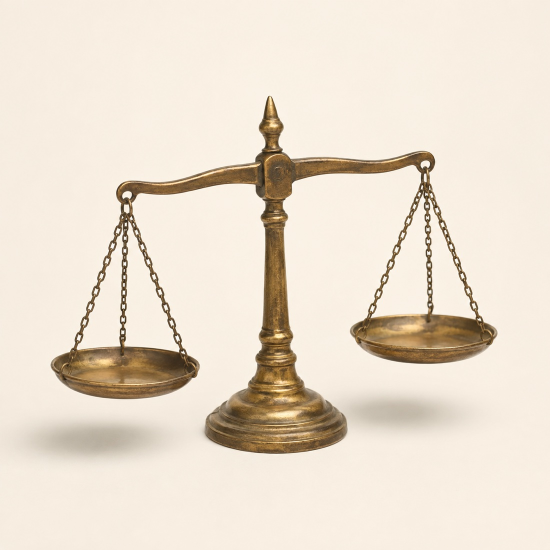
#> input picture assets/img/balance.jpg, 1100 x 1100 px (shown at 1/2 size)
$ python -i cutout.py   (imports and definitions only)
#> lines starting #> are read from the running program, lines starting #| are printed output that depends on the picture
#> in cut, im is the input picture: PIL image 1100x1100 RGB; mean R, G, B 233.5, 221.7, 206.6
# -*- coding: utf-8 -*-
"""
Turn the generated specimen renders into free-floating PNGs.

The renders come back on a lit plate that is rarely one flat colour: most have
a soft vignette. Keying against a single sampled colour leaves a visible
rectangle, so we estimate the plate as a smooth surface from the border pixels
(a Coons-style blend of the four edges) and key each pixel against its own
local background. The soft contact shadow survives as partial alpha.

Usage:  python3 build/cutout.py [source_dir]
Reads   assets/img/_raw/*.png   ->   assets/img/<name>.png
"""
import sys
from pathlib import Path
import numpy as np
from PIL import Image, ImageFilter

ROOT = Path(__file__).resolve().parent.parent
SRC = Path(sys.argv[1]) if len(sys.argv) > 1 else ROOT / "assets" / "img" / "_raw"
OUT = Path(sys.argv[2]) if len(sys.argv) > 2 else ROOT / "assets" / "img"

NEAR = 9.0     # within this distance of the local plate colour: transparent
FAR  = 42.0    # beyond it: fully opaque
MAXPX = 900    # longest side of the finished cutout


def background_model(a):
    """Smooth estimate of the plate, blended from the four border strips."""
    h, w, _ = a.shape
#> h = 1100; w = 1100
    s = max(2, min(h, w) // 120)                 # strip thickness
#> s = 9
    left   = a[:, :s].mean(axis=1)               # (h,3) colour down the left edge
#> left = 1100 rows, first 8: [245.8, 235.8, 223.8], [245.8, 235.8, 223.8], [245.9, 235.9, 223.9], [245.9, 235.9, 223.9], [246.2, 236.2, 224.2], [246.1, 236.1, 224.1], [246.2, 236.2, 224.2], [246.4, 236.4, 224.4]
    right  = a[:, -s:].mean(axis=1)
#> right = 1100 rows, first 8: [246.8, 236.8, 224.8], [246.4, 236.4, 224.4], [246.4, 236.4, 224.4], [246, 236, 224], [246.4, 236.4, 224.4], [247, 237, 225], [247, 237, 225], [246.1, 236.1, 224.1]
    top    = a[:s, :].mean(axis=0)               # (w,3) colour across the top
#> top = 1100 rows, first 8: [245.8, 235.8, 223.8], [245.7, 235.7, 223.7], [245.4, 235.4, 223.4], [245.9, 235.9, 223.9], [245.9, 235.9, 223.9], [246, 236, 224], [246.1, 236.1, 224.1], [246.4, 236.4, 224.4]
    bottom = a[-s:, :].mean(axis=0)
#> bottom = 1100 rows, first 8: [246, 238, 227], [245.9, 237.9, 226.9], [246, 238, 227], [245.7, 237.7, 226.7], [245.6, 237.6, 226.3], [245.4, 237.4, 226.2], [245.9, 237.9, 226.2], [246, 238, 226.3]

    ys = (np.arange(h) / max(h - 1, 1)).reshape(h, 1, 1)
#> ys = 1100 values from 0 to 1
    xs = (np.arange(w) / max(w - 1, 1)).reshape(1, w, 1)
#> xs = 1100 values from 0 to 1

    horiz = left.reshape(h, 1, 3) * (1 - xs) + right.reshape(h, 1, 3) * xs
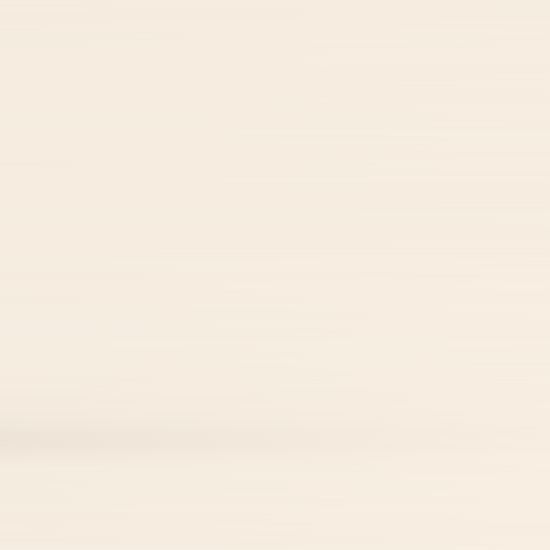
#> horiz: shape (1100, 1100, 3) float64 (shown at 1/2 size); mean of channels 0, 1, 2 246.5, 236.9, 224.8; drawn as R, G, B
    vert  = top.reshape(1, w, 3) * (1 - ys) + bottom.reshape(1, w, 3) * ys
    # corner term keeps the two ruled surfaces from double counting
    c = (a[:s, :s].mean(axis=(0, 1)), a[:s, -s:].mean(axis=(0, 1)),
         a[-s:, :s].mean(axis=(0, 1)), a[-s:, -s:].mean(axis=(0, 1)))
#> c = ([246, 236, 224], [246.5, 236.5, 224.5], [245.7, 237.7, 226.4], [248.4, 238.4, 226.3])
    corners = (c[0] * (1 - xs) * (1 - ys) + c[1] * xs * (1 - ys) +
               c[2] * (1 - xs) * ys + c[3] * xs * ys)
    return horiz + vert - corners


def cut(path):
    im = Image.open(path).convert("RGB")
    a = np.asarray(im).astype(np.float32)
    bg = background_model(a)

    d = np.sqrt(((a - bg) ** 2).sum(axis=2))
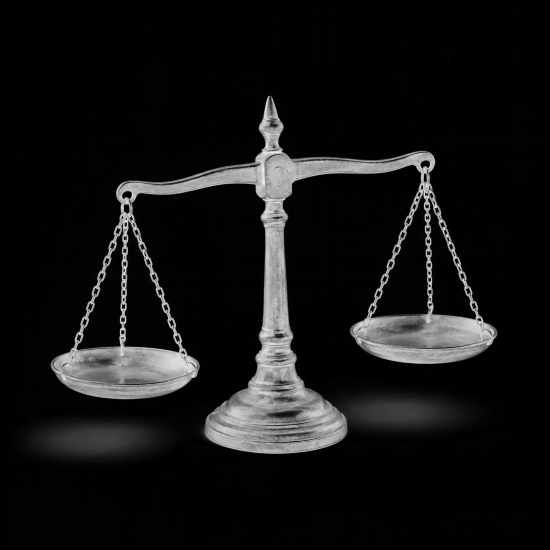
#> d: shape (1100, 1100) float64 (shown at 1/2 size); min 0.00134, max 388.4, mean 31.6; drawn with min black and max white
    alpha = np.clip((d - NEAR) / (FAR - NEAR), 0, 1) * 255
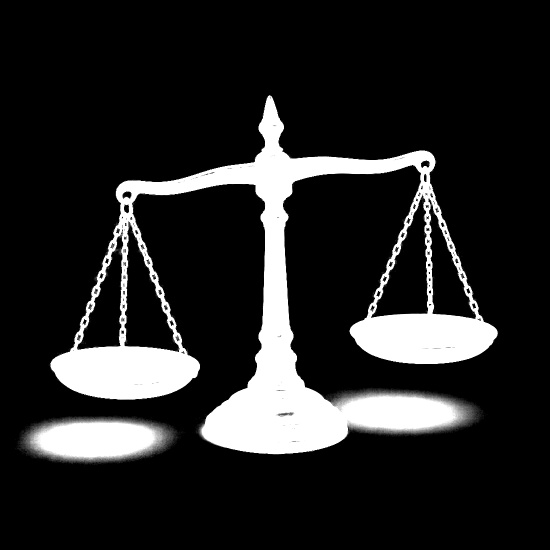
#> alpha: shape (1100, 1100) float64 (shown at 1/2 size); min 0, max 255, mean 38.5
    am = Image.fromarray(alpha.astype(np.uint8), "L").filter(ImageFilter.GaussianBlur(0.7))

    out = im.convert("RGBA")
    out.putalpha(am)
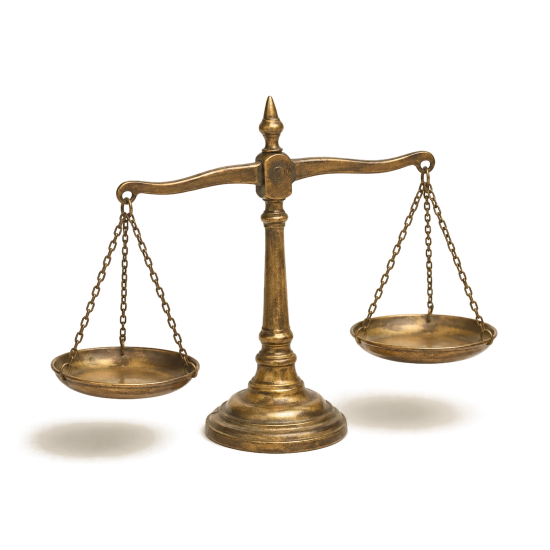
#> out: PIL image 1100x1100 RGBA (shown at 1/2 size); mean R, G, B, A 233.5, 221.7, 206.6, 38.5; transparent parts drawn white

    box = out.getbbox()
#> box = (27, 187, 998, 934)
    if box:
        out = out.crop(box)
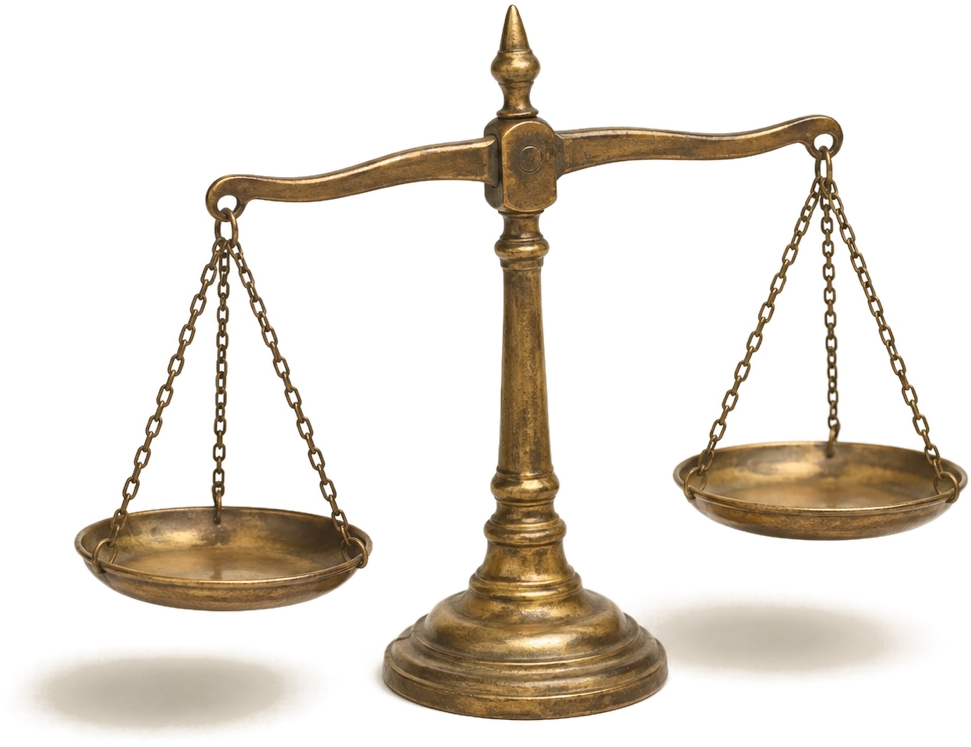
#> out: PIL image 971x747 RGBA; mean R, G, B, A 223.8, 210.7, 193.5, 64.2; transparent parts drawn white
    pad = int(max(out.size) * 0.05)
#> pad = 48
    canvas = Image.new("RGBA", (out.width + pad * 2, out.height + pad * 2), (0, 0, 0, 0))
#> canvas: PIL image 1067x843 RGBA; every value is 0
    canvas.paste(out, (pad, pad))
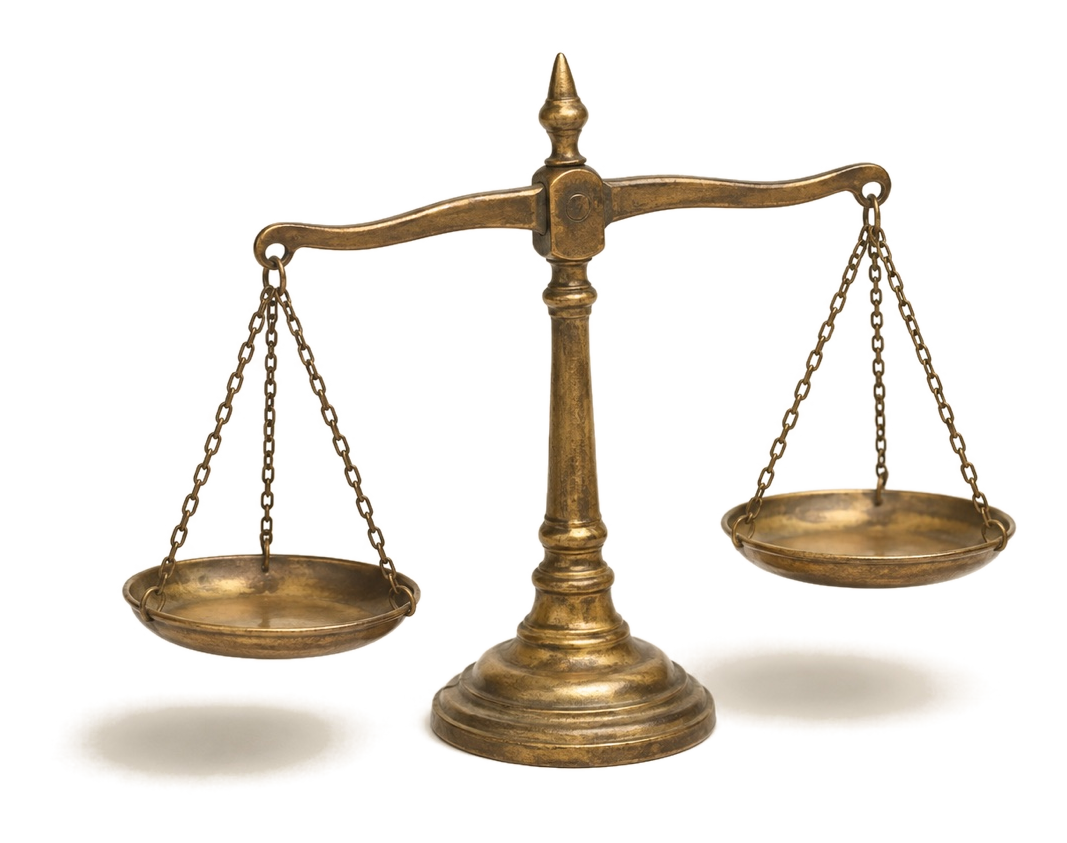
#> canvas: PIL image 1067x843 RGBA; mean R, G, B, A 180.4, 169.9, 156, 51.7; transparent parts drawn white
    canvas.thumbnail((MAXPX, MAXPX), Image.LANCZOS)
#> canvas: PIL image 900x711 RGBA

#> (the run stopped early here; a loop or call above may not have finished)
